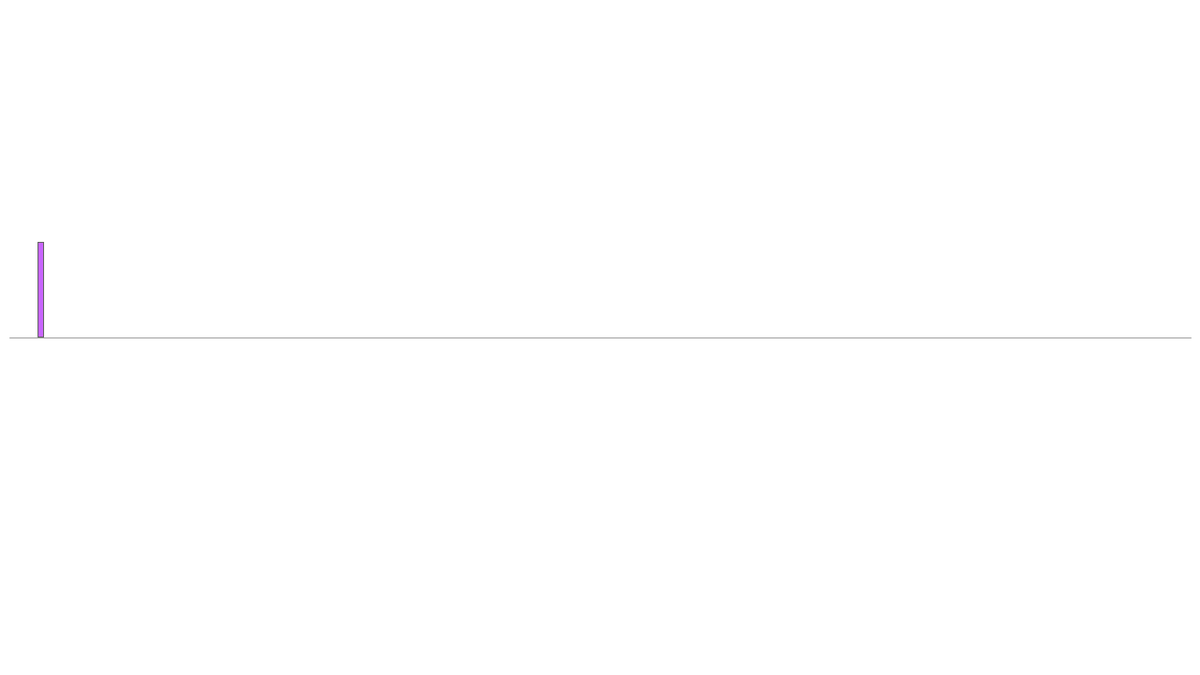
Frame 1 (no input)
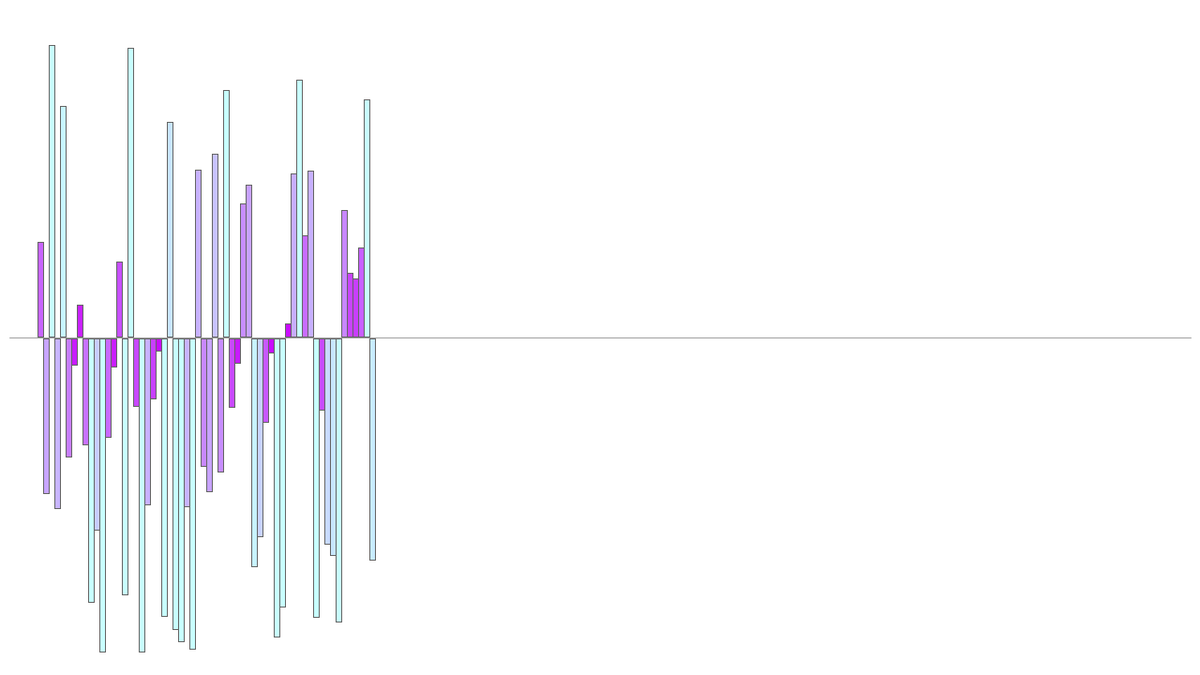
Frame 60 (the mouse pressed at the canvas centre just before this capture)
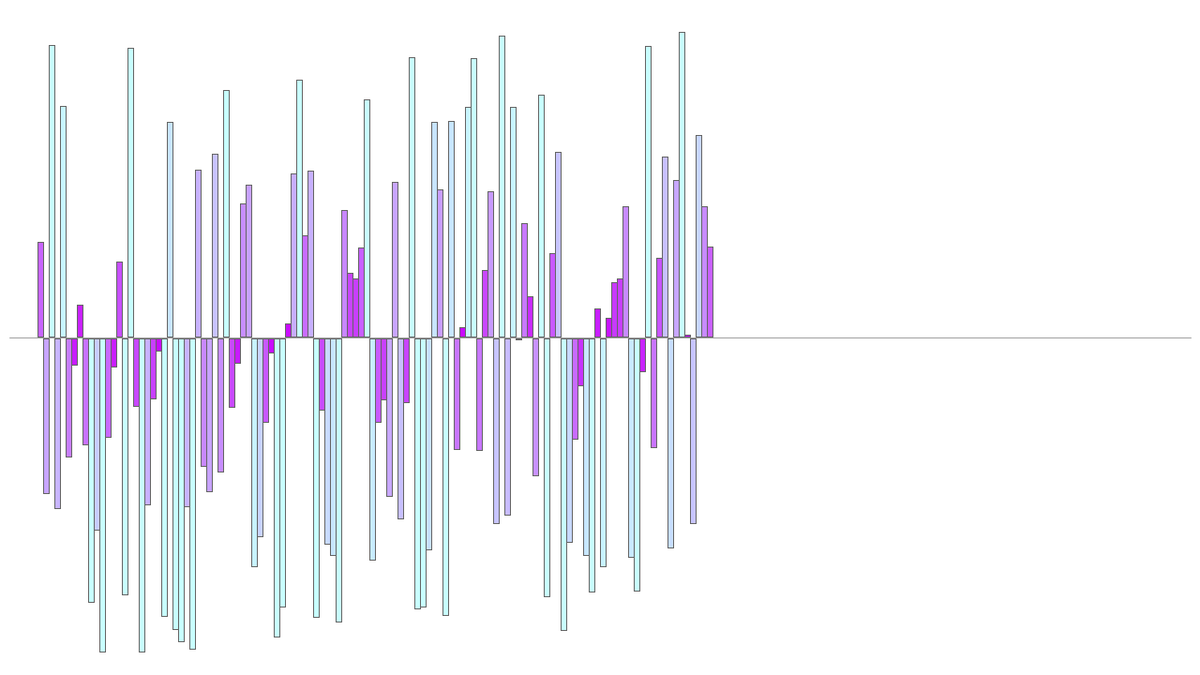
Frame 120 (the mouse held since frame 60 and released just before this capture)

The Processing sketch that drew these frames (run headless with seeded random() and noise(); from frame 60 on, the mouse is pressed at the canvas centre):

// Processing sketch: sort_search
// ── sort_search.pde
// data-size is hard-coded in this version
int[] data = new int[200];
int heightMargin = 30;    // pixels
int widthMargin = 20;    // pixels

int barLo;
int barHi;
int barWd;

int histOffset;

void setup() {
  size(1280, 720);

  // setup the histogram bar parameters
  //   - heights (lo & hi) - divide the height into half, and account for the margins
  barHi = (height / 2) - (heightMargin / 2);
  barLo = -1 * barHi;
  //   - width - nearest multiple of data.length, that does not exceed width, after accounting for the margins
  barWd = (width - widthMargin) / data.length;
  
  // histogram offset, horizontal offset added when calculating each bar's X co-ordinate
  //   - halve the difference of width and the multiple of data-size and bar width
  histOffset = (width - (data.length * barWd)) / 2;

  for (int idx = 0; idx < data.length; idx++) {
    data[idx] = int(random(barLo, barHi));
  }
}

void draw() {
  // white background
  background(255); 
  
  // horizontal axis
  stroke(160);
  line((widthMargin / 2), (height / 2), (width - (widthMargin / 2)), (height / 2));
  
  // draw bars with darker gray outlines
  stroke(100);
  // frameCount taken from the project's solution, this animates the sketch of the histogram
  for (int idx = 0; idx < min(frameCount, data.length); idx++) {
    int b = data[idx];
    
    // origin (0, 0) in processing is the upper-right corner of the sketch
    // default rectMode is CORNER - the first two arguments are the x,y co-ordinates of the upper-right corner
    //
    // x co-ordinate = offset + (bar_width * current_index)
    // y co-ordinate = has to handle negative & positive numbers
    //     - positive -> 'number' pixels above axis = (axis - bar)
    //     - negative -> drawn on the axis = same coordinate as the axis
    int bX = histOffset + (barWd * idx);
    int bY = (b > 0) ? ((height / 2) - b - 1) : ((height / 2) + 1);  // the 1-px is added or subtracted so bars don't hide the axis
    
    // redundant-encoding scheme taken from the solution, but varies the green component instead of red, while fixing the blue component
    fill(data.length, abs(b), 255);
    rect(bX, bY, barWd, abs(b));
  }
}
